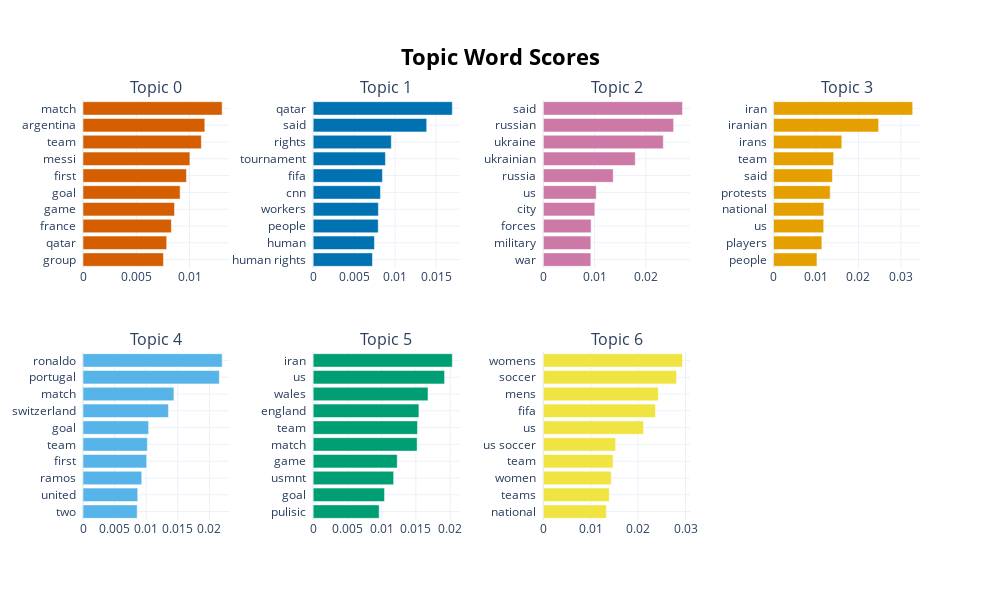

The notebook cell this image was saved under:
### Code cell
model.visualize_barchart(top_n_topics=10,n_words=10, height=300)

### Figure 1 — Plotly figure (JSON) as saved in the notebook; plotly's stock layout.template omitted (floating-point values rounded to 4 significant figures)
{"data": [{"marker": {"color": "#D55E00"}, "orientation": "h", "type": "bar", "x": [0.007549, 0.007856, 0.008293, 0.008586, 0.009115, 0.009706, 0.01003, 0.01111, 0.01143, 0.01306], "xaxis": "x", "y": ["group  ", "qatar  ", "france  ", "game  ", "goal  ", "first  ", "messi  ", "team  ", "argentina  ", "match  "], "yaxis": "y"}, {"marker": {"color": "#0072B2"}, "orientation": "h", "type": "bar", "x": [0.007233, 0.007476, 0.007938, 0.00796, 0.00821, 0.008452, 0.008817, 0.009534, 0.01386, 0.01698], "xaxis": "x2", "y": ["human rights  ", "human  ", "people  ", "workers  ", "cnn  ", "fifa  ", "tournament  ", "rights  ", "said  ", "qatar  "], "yaxis": "y2"}, {"marker": {"color": "#CC79A7"}, "orientation": "h", "type": "bar", "x": [0.009259, 0.009271, 0.009319, 0.01005, 0.01032, 0.01363, 0.01793, 0.0234, 0.02541, 0.02715], "xaxis": "x3", "y": ["war  ", "military  ", "forces  ", "city  ", "us  ", "russia  ", "ukrainian  ", "ukraine  ", "russian  ", "said  "], "yaxis": "y3"}, {"marker": {"color": "#E69F00"}, "orientation": "h", "type": "bar", "x": [0.01023, 0.01138, 0.01182, 0.01185, 0.01334, 0.01387, 0.01417, 0.01608, 0.02475, 0.03277], "xaxis": "x4", "y": ["people  ", "players  ", "us  ", "national  ", "protests  ", "said  ", "team  ", "irans  ", "iranian  ", "iran  "], "yaxis": "y4"}, {"marker": {"color": "#56B4E9"}, "orientation": "h", "type": "bar", "x": [0.008578, 0.008668, 0.009299, 0.01008, 0.01019, 0.01039, 0.01353, 0.0144, 0.02159, 0.02203], "xaxis": "x5", "y": ["two  ", "united  ", "ramos  ", "first  ", "team  ", "goal  ", "switzerland  ", "match  ", "portugal  ", "ronaldo  "], "yaxis": "y5"}, {"marker": {"color": "#009E73"}, "orientation": "h", "type": "bar", "x": [0.009635, 0.01042, 0.01175, 0.01227, 0.01518, 0.01523, 0.01543, 0.01676, 0.01919, 0.02031], "xaxis": "x6", "y": ["pulisic  ", "goal  ", "usmnt  ", "game  ", "match  ", "team  ", "england  ", "wales  ", "us  ", "iran  "], "yaxis": "y6"}, {"marker": {"color": "#F0E442"}, "orientation": "h", "type": "bar", "x": [0.0133, 0.01391, 0.01433, 0.01471, 0.01525, 0.02116, 0.02365, 0.02426, 0.02809, 0.02936], "xaxis": "x7", "y": ["national  ", "teams  ", "women  ", "team  ", "us soccer  ", "us  ", "fifa  ", "mens  ", "soccer  ", "womens  "], "yaxis": "y7"}], "layout": {"annotations": [{"font": {"size": 16}, "showarrow": false, "text": "Topic 0", "x": 0.0875, "xanchor": "center", "xref": "paper", "y": 1, "yanchor": "bottom", "yref": "paper"}, {"font": {"size": 16}, "showarrow": false, "text": "Topic 1", "x": 0.3625, "xanchor": "center", "xref": "paper", "y": 1, "yanchor": "bottom", "yref": "paper"}, {"font": {"size": 16}, "showarrow": false, "text": "Topic 2", "x": 0.6375, "xanchor": "center", "xref": "paper", "y": 1, "yanchor": "bottom", "yref": "paper"}, {"font": {"size": 16}, "showarrow": false, "text": "Topic 3", "x": 0.9125, "xanchor": "center", "xref": "paper", "y": 1, "yanchor": "bottom", "yref": "paper"}, {"font": {"size": 16}, "showarrow": false, "text": "Topic 4", "x": 0.0875, "xanchor": "center", "xref": "paper", "y": 0.4, "yanchor": "bottom", "yref": "paper"}, {"font": {"size": 16}, "showarrow": false, "text": "Topic 5", "x": 0.3625, "xanchor": "center", "xref": "paper", "y": 0.4, "yanchor": "bottom", "yref": "paper"}, {"font": {"size": 16}, "showarrow": false, "text": "Topic 6", "x": 0.6375, "xanchor": "center", "xref": "paper", "y": 0.4, "yanchor": "bottom", "yref": "paper"}], "height": 600, "hoverlabel": {"bgcolor": "white", "font": {"family": "Rockwell", "size": 16}}, "showlegend": false, "title": {"font": {"color": "Black", "size": 22}, "text": "<b>Topic Word Scores", "x": 0.5, "xanchor": "center", "yanchor": "top"}, "width": 1000, "xaxis": {"anchor": "y", "domain": [0, 0.175], "showgrid": true}, "xaxis2": {"anchor": "y2", "domain": [0.275, 0.45], "showgrid": true}, "xaxis3": {"anchor": "y3", "domain": [0.55, 0.725], "showgrid": true}, "xaxis4": {"anchor": "y4", "domain": [0.825, 1], "showgrid": true}, "xaxis5": {"anchor": "y5", "domain": [0, 0.175], "showgrid": true}, "xaxis6": {"anchor": "y6", "domain": [0.275, 0.45], "showgrid": true}, "xaxis7": {"anchor": "y7", "domain": [0.55, 0.725], "showgrid": true}, "xaxis8": {"anchor": "y8", "domain": [0.825, 1], "showgrid": true}, "yaxis": {"anchor": "x", "domain": [0.6, 1], "showgrid": true}, "yaxis2": {"anchor": "x2", "domain": [0.6, 1], "showgrid": true}, "yaxis3": {"anchor": "x3", "domain": [0.6, 1], "showgrid": true}, "yaxis4": {"anchor": "x4", "domain": [0.6, 1], "showgrid": true}, "yaxis5": {"anchor": "x5", "domain": [0, 0.4], "showgrid": true}, "yaxis6": {"anchor": "x6", "domain": [0, 0.4], "showgrid": true}, "yaxis7": {"anchor": "x7", "domain": [0, 0.4], "showgrid": true}, "yaxis8": {"anchor": "x8", "domain": [0, 0.4], "showgrid": true}}}
